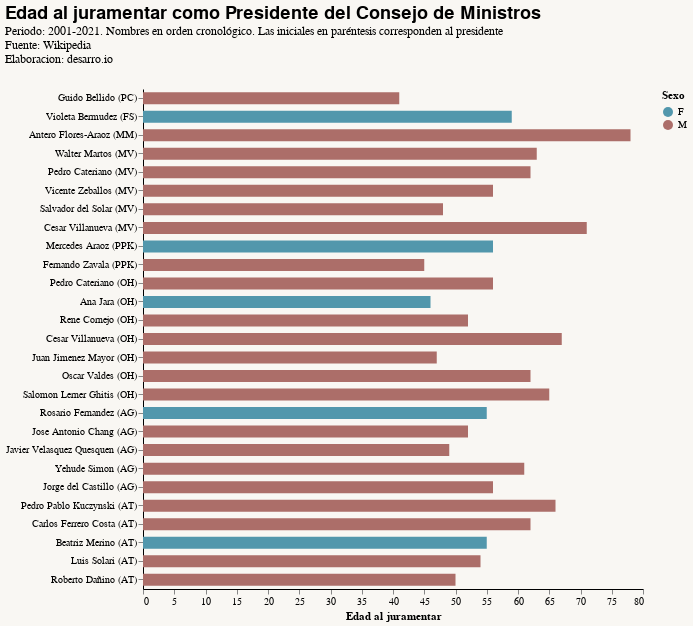

Notebook source saved alongside this figure:
### Code cell
vis = alt.Chart(df).mark_bar(size=12).encode(
    y = alt.Y('Nombre2:N',
              sort=list(df['Nombre2']),
              title=None),
    x = alt.X('Edad al juramentar:Q'),
    color = 'Sexo:N',
    #row = 'Departamento'
).properties(
    title={
        'text': 'Edad al juramentar como Presidente del Consejo de Ministros',
        'subtitle': ['Periodo: 2001-2021. Nombres en orden cronológico. Las iniciales en paréntesis corresponden al presidente',
                     'Fuente: Wikipedia',
                     'Elaboracion: desarro.io'],
        "subtitleFont": "Sanchez",
    },
    width = 500,
    height = 500
)
vis

### Figure 1 — Vega-Lite specification as saved in the notebook (floating-point values rounded to 4 significant figures)
{"width": 500, "height": 500, "config": {"title": {"font": "Sanchez", "fontSize": 18, "fontWeight": 600, "fontColor": "#000000", "offset": 24, "anchor": "start"}, "axisX": {"labelFont": "Sanchez", "titleFont": "Sanchez", "domainColor": "#000000", "grid": false, "domain": true}, "axisY": {"labelFont": "Sanchez", "titleFont": "Sanchez", "domainColor": "#000000", "domain": true}, "header": {"labelFont": "Sanchez", "titleFont": "Sanchez"}, "range": {"category": ["#5297AC", "#ac6e69", "#4ba479", "#e2a920", "#BAA6A5", "#A6C6C1", "#55b748", "#5c5859", "#db2b27"], "diverging": ["#cfe8f3", "#a2d4ec", "#73bfe2", "#46abdb", "#1696d2", "#12719e"]}, "view": {"stroke": "transparent"}, "legend": {"labelFont": "Sanchez", "titleFont": "Sanchez", "symbolType": "circle", "padding": 1}, "area": {"fill": "#5297AC"}, "line": {"color": "#5297AC", "stroke": "#5297AC", "strokeWidth": 4}, "trail": {"color": "#ff0800", "stroke": "#ff0800", "strokeWidth": 100, "size": 50}, "path": {"stroke": "#ff0800", "strokeWidth": 0.1}, "point": {"filled": true, "opacity": 1, "size": 100}, "circle": {"filled": true, "opacity": 1, "size": 100, "color": "#5297AC"}, "text": {"font": "Sanchez", "color": "#808080", "fontSize": 11, "align": "right", "fontWeight": 400, "size": 11}, "bar": {"binSpacing": 1, "continuousBandSize": 30, "discreteBandSize": 30, "fill": "#5297AC", "stroke": false}, "background": "#F9F7F3"}, "data": {"name": "data-f2be364a1dd3274da8066449f22ce69d"}, "mark": {"type": "bar", "size": 12}, "encoding": {"color": {"type": "nominal", "field": "Sexo"}, "x": {"type": "quantitative", "field": "Edad al juramentar"}, "y": {"type": "nominal", "field": "Nombre2", "sort": ["Guido Bellido (PC)", "Violeta Bermudez (FS)", "Antero Flores-Araoz (MM)", "Walter Martos (MV)", "Pedro Cateriano (MV)", "Vicente Zeballos (MV)", "Salvador del Solar (MV)", "Cesar Villanueva (MV)", "Mercedes Araoz (PPK)", "Fernando Zavala (PPK)", "Pedro Cateriano (OH)", "Ana Jara (OH)", "Rene Cornejo (OH)", "Cesar Villanueva (OH)", "Juan Jimenez Mayor (OH)", "Oscar Valdes (OH)", "Salomon Lerner Ghitis (OH)", "Rosario Fernandez (AG)", "Jose Antonio Chang (AG)", "Javier Velasquez Quesquen (AG)", "Yehude Simon (AG)", "Jorge del Castillo (AG)", "Pedro Pablo Kuczynski (AT)", "Carlos Ferrero Costa (AT)", "Beatriz Merino (AT)", "Luis Solari (AT)", "Roberto Dañino (AT)"], "title": null}}, "title": {"text": "Edad al juramentar como Presidente del Consejo de Ministros", "subtitle": ["Periodo: 2001-2021. Nombres en orden cronológico. Las iniciales en paréntesis corresponden al presidente", "Fuente: Wikipedia", "Elaboracion: desarro.io"], "subtitleFont": "Sanchez"}, "$schema": "https://vega.github.io/schema/vega-lite/v4.8.1.json", "datasets": {"data-f2be364a1dd3274da8066449f22ce69d": [{"Nombre": "Guido Bellido", "Sexo": "M", "Fecha de nacimiento": "1979-08-07T00:00:00", "Departamento": "Cusco", "Fecha de juramentacion": "2021-07-27T00:00:00", "Edad al juramentar": 41, "Fecha final": "2021-08-26T00:00:00", "Meses en el cargo": 1.0, "Nacida/o en Lima?": "Fuera de Lima", "Presidente": "PC", "Nombre2": "Guido Bellido (PC)"}, {"Nombre": "Violeta Bermudez", "Sexo": "F", "Fecha de nacimiento": "1961-08-12T00:00:00", "Departamento": "Lima", "Fecha de juramentacion": "2020-11-18T00:00:00", "Edad al juramentar": 59, "Fecha final": "2021-07-27T00:00:00", "Meses en el cargo": 8.367, "Nacida/o en Lima?": "En Lima", "Presidente": "FS", "Nombre2": "Violeta Bermudez (FS)"}, {"Nombre": "Antero Flores-Araoz", "Sexo": "M", "Fecha de nacimiento": "1942-02-28T00:00:00", "Departamento": "Lima", "Fecha de juramentacion": "2020-11-11T00:00:00", "Edad al juramentar": 78, "Fecha final": "2020-11-18T00:00:00", "Meses en el cargo": 0.2333, "Nacida/o en Lima?": "En Lima", "Presidente": "MM", "Nombre2": "Antero Flores-Araoz (MM)"}, {"Nombre": "Walter Martos", "Sexo": "M", "Fecha de nacimiento": "1957-02-11T00:00:00", "Departamento": "Cajamarca", "Fecha de juramentacion": "2020-08-06T00:00:00", "Edad al juramentar": 63, "Fecha final": "2020-11-11T00:00:00", "Meses en el cargo": 3.233, "Nacida/o en Lima?": "Fuera de Lima", "Presidente": "MV", "Nombre2": "Walter Martos (MV)"}, {"Nombre": "Pedro Cateriano", "Sexo": "M", "Fecha de nacimiento": "1958-06-26T00:00:00", "Departamento": "Lima", "Fecha de juramentacion": "2020-07-15T00:00:00", "Edad al juramentar": 62, "Fecha final": "2020-08-06T00:00:00", "Meses en el cargo": 0.7333, "Nacida/o en Lima?": "En Lima", "Presidente": "MV", "Nombre2": "Pedro Cateriano (MV)"}, {"Nombre": "Vicente Zeballos", "Sexo": "M", "Fecha de nacimiento": "1963-05-10T00:00:00", "Departamento": "Tacna", "Fecha de juramentacion": "2019-09-30T00:00:00", "Edad al juramentar": 56, "Fecha final": "2020-07-15T00:00:00", "Meses en el cargo": 9.633, "Nacida/o en Lima?": "Fuera de Lima", "Presidente": "MV", "Nombre2": "Vicente Zeballos (MV)"}, {"Nombre": "Salvador del Solar", "Sexo": "M", "Fecha de nacimiento": "1970-05-01T00:00:00", "Departamento": "Lima", "Fecha de juramentacion": "2019-03-11T00:00:00", "Edad al juramentar": 48, "Fecha final": "2019-09-30T00:00:00", "Meses en el cargo": 6.767, "Nacida/o en Lima?": "En Lima", "Presidente": "MV", "Nombre2": "Salvador del Solar (MV)"}, {"Nombre": "Cesar Villanueva", "Sexo": "M", "Fecha de nacimiento": "1946-08-05T00:00:00", "Departamento": "San Martin", "Fecha de juramentacion": "2018-04-02T00:00:00", "Edad al juramentar": 71, "Fecha final": "2019-03-11T00:00:00", "Meses en el cargo": 11.43, "Nacida/o en Lima?": "Fuera de Lima", "Presidente": "MV", "Nombre2": "Cesar Villanueva (MV)"}, {"Nombre": "Mercedes Araoz", "Sexo": "F", "Fecha de nacimiento": "1961-08-05T00:00:00", "Departamento": "Lima", "Fecha de juramentacion": "2017-09-17T00:00:00", "Edad al juramentar": 56, "Fecha final": "2018-04-02T00:00:00", "Meses en el cargo": 6.567, "Nacida/o en Lima?": "En Lima", "Presidente": "PPK", "Nombre2": "Mercedes Araoz (PPK)"}, {"Nombre": "Fernando Zavala", "Sexo": "M", "Fecha de nacimiento": "1971-02-19T00:00:00", "Departamento": "Tacna", "Fecha de juramentacion": "2016-07-28T00:00:00", "Edad al juramentar": 45, "Fecha final": "2017-09-17T00:00:00", "Meses en el cargo": 13.87, "Nacida/o en Lima?": "Fuera de Lima", "Presidente": "PPK", "Nombre2": "Fernando Zavala (PPK)"}, {"Nombre": "Pedro Cateriano", "Sexo": "M", "Fecha de nacimiento": "1958-06-26T00:00:00", "Departamento": "Lima", "Fecha de juramentacion": "2015-04-02T00:00:00", "Edad al juramentar": 56, "Fecha final": "2016-07-28T00:00:00", "Meses en el cargo": 16.1, "Nacida/o en Lima?": "En Lima", "Presidente": "OH", "Nombre2": "Pedro Cateriano (OH)"}, {"Nombre": "Ana Jara", "Sexo": "F", "Fecha de nacimiento": "1968-05-11T00:00:00", "Departamento": "Ica", "Fecha de juramentacion": "2014-07-22T00:00:00", "Edad al juramentar": 46, "Fecha final": "2015-04-02T00:00:00", "Meses en el cargo": 8.467, "Nacida/o en Lima?": "Fuera de Lima", "Presidente": "OH", "Nombre2": "Ana Jara (OH)"}, {"Nombre": "Rene Cornejo", "Sexo": "M", "Fecha de nacimiento": "1962-01-06T00:00:00", "Departamento": "Arequipa", "Fecha de juramentacion": "2014-02-24T00:00:00", "Edad al juramentar": 52, "Fecha final": "2014-07-22T00:00:00", "Meses en el cargo": 4.933, "Nacida/o en Lima?": "Fuera de Lima", "Presidente": "OH", "Nombre2": "Rene Cornejo (OH)"}, {"Nombre": "Cesar Villanueva", "Sexo": "M", "Fecha de nacimiento": "1946-08-05T00:00:00", "Departamento": "San Martin", "Fecha de juramentacion": "2013-10-31T00:00:00", "Edad al juramentar": 67, "Fecha final": "2014-02-24T00:00:00", "Meses en el cargo": 3.867, "Nacida/o en Lima?": "Fuera de Lima", "Presidente": "OH", "Nombre2": "Cesar Villanueva (OH)"}, {"Nombre": "Juan Jimenez Mayor", "Sexo": "M", "Fecha de nacimiento": "1964-08-05T00:00:00", "Departamento": "Lima", "Fecha de juramentacion": "2012-07-23T00:00:00", "Edad al juramentar": 47, "Fecha final": "2013-10-31T00:00:00", "Meses en el cargo": 15.5, "Nacida/o en Lima?": "En Lima", "Presidente": "OH", "Nombre2": "Juan Jimenez Mayor (OH)"}, {"Nombre": "Oscar Valdes", "Sexo": "M", "Fecha de nacimiento": "1949-04-03T00:00:00", "Departamento": "Tacna", "Fecha de juramentacion": "2011-12-11T00:00:00", "Edad al juramentar": 62, "Fecha final": "2012-07-23T00:00:00", "Meses en el cargo": 7.5, "Nacida/o en Lima?": "Fuera de Lima", "Presidente": "OH", "Nombre2": "Oscar Valdes (OH)"}, {"Nombre": "Salomon Lerner Ghitis", "Sexo": "M", "Fecha de nacimiento": "1946-02-04T00:00:00", "Departamento": "Lima", "Fecha de juramentacion": "2011-07-28T00:00:00", "Edad al juramentar": 65, "Fecha final": "2011-12-11T00:00:00", "Meses en el cargo": 4.533, "Nacida/o en Lima?": "En Lima", "Presidente": "OH", "Nombre2": "Salomon Lerner Ghitis (OH)"}, {"Nombre": "Rosario Fernandez", "Sexo": "F", "Fecha de nacimiento": "1955-11-09T00:00:00", "Departamento": "Lima", "Fecha de juramentacion": "2011-03-19T00:00:00", "Edad al juramentar": 55, "Fecha final": "2011-07-28T00:00:00", "Meses en el cargo": 4.367, "Nacida/o en Lima?": "En Lima", "Presidente": "AG", "Nombre2": "Rosario Fernandez (AG)"}, {"Nombre": "Jose Antonio Chang", "Sexo": "M", "Fecha de nacimiento": "1958-05-19T00:00:00", "Departamento": "Lima", "Fecha de juramentacion": "2010-09-14T00:00:00", "Edad al juramentar": 52, "Fecha final": "2011-03-19T00:00:00", "Meses en el cargo": 6.2, "Nacida/o en Lima?": "En Lima", "Presidente": "AG", "Nombre2": "Jose Antonio Chang (AG)"}, {"Nombre": "Javier Velasquez Quesquen", "Sexo": "M", "Fecha de nacimiento": "1960-03-12T00:00:00", "Departamento": "Lambayeque", "Fecha de juramentacion": "2009-07-11T00:00:00", "Edad al juramentar": 49, "Fecha final": "2010-09-14T00:00:00", "Meses en el cargo": 14.33, "Nacida/o en Lima?": "Fuera de Lima", "Presidente": "AG", "Nombre2": "Javier Velasquez Quesquen (AG)"}, {"Nombre": "Yehude Simon", "Sexo": "M", "Fecha de nacimiento": "1947-07-18T00:00:00", "Departamento": "Lima", "Fecha de juramentacion": "2008-10-14T00:00:00", "Edad al juramentar": 61, "Fecha final": "2009-07-11T00:00:00", "Meses en el cargo": 9.0, "Nacida/o en Lima?": "En Lima", "Presidente": "AG", "Nombre2": "Yehude Simon (AG)"}, {"Nombre": "Jorge del Castillo", "Sexo": "M", "Fecha de nacimiento": "1950-07-02T00:00:00", "Departamento": "Lima", "Fecha de juramentacion": "2006-07-28T00:00:00", "Edad al juramentar": 56, "Fecha final": "2008-10-14T00:00:00", "Meses en el cargo": 26.97, "Nacida/o en Lima?": "En Lima", "Presidente": "AG", "Nombre2": "Jorge del Castillo (AG)"}, {"Nombre": "Pedro Pablo Kuczynski", "Sexo": "M", "Fecha de nacimiento": "1938-10-03T00:00:00", "Departamento": "Lima", "Fecha de juramentacion": "2005-08-16T00:00:00", "Edad al juramentar": 66, "Fecha final": "2006-07-28T00:00:00", "Meses en el cargo": 11.53, "Nacida/o en Lima?": "En Lima", "Presidente": "AT", "Nombre2": "Pedro Pablo Kuczynski (AT)"}, {"Nombre": "Carlos Ferrero Costa", "Sexo": "M", "Fecha de nacimiento": "1941-02-07T00:00:00", "Departamento": "Lima", "Fecha de juramentacion": "2003-12-15T00:00:00", "Edad al juramentar": 62, "Fecha final": "2005-08-16T00:00:00", "Meses en el cargo": 20.33, "Nacida/o en Lima?": "En Lima", "Presidente": "AT", "Nombre2": "Carlos Ferrero Costa (AT)"}, {"Nombre": "Beatriz Merino", "Sexo": "F", "Fecha de nacimiento": "1947-11-15T00:00:00", "Departamento": "Lima", "Fecha de juramentacion": "2003-06-23T00:00:00", "Edad al juramentar": 55, "Fecha final": "2003-12-15T00:00:00", "Meses en el cargo": 5.833, "Nacida/o en Lima?": "En Lima", "Presidente": "AT", "Nombre2": "Beatriz Merino (AT)"}, {"Nombre": "Luis Solari", "Sexo": "M", "Fecha de nacimiento": "1948-01-28T00:00:00", "Departamento": "Lima", "Fecha de juramentacion": "2002-07-12T00:00:00", "Edad al juramentar": 54, "Fecha final": "2003-06-23T00:00:00", "Meses en el cargo": 11.53, "Nacida/o en Lima?": "En Lima", "Presidente": "AT", "Nombre2": "Luis Solari (AT)"}, {"Nombre": "Roberto Dañino", "Sexo": "M", "Fecha de nacimiento": "1951-03-02T00:00:00", "Departamento": "Lima", "Fecha de juramentacion": "2001-07-28T00:00:00", "Edad al juramentar": 50, "Fecha final": "2002-07-12T00:00:00", "Meses en el cargo": 11.63, "Nacida/o en Lima?": "En Lima", "Presidente": "AT", "Nombre2": "Roberto Dañino (AT)"}]}}
